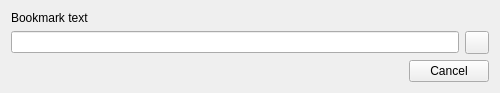
<?xml version="1.0" encoding="UTF-8"?>
<ui version="4.0">
 <class>BookmarkDialog</class>
 <widget class="QWidget" name="BookmarkDialog">
  <property name="geometry">
   <rect>
    <x>0</x>
    <y>0</y>
    <width>500</width>
    <height>93</height>
   </rect>
  </property>
  <property name="minimumSize">
   <size>
    <width>500</width>
    <height>0</height>
   </size>
  </property>
  <property name="maximumSize">
   <size>
    <width>500</width>
    <height>16777215</height>
   </size>
  </property>
  <property name="windowTitle">
   <string/>
  </property>
  <layout class="QGridLayout" name="gridLayout">
   <item row="0" column="0">
    <widget class="QLabel" name="label">
     <property name="text">
      <string>Bookmark text</string>
     </property>
    </widget>
   </item>
   <item row="1" column="0">
    <widget class="QLineEdit" name="bookmarkText"/>
   </item>
   <item row="1" column="1">
    <widget class="ColoredToolButton" name="bookmarkColor">
     <property name="text">
      <string/>
     </property>
     <property name="icon">
      <iconset resource="../../../../scenarist-core/Resources/Resources.qrc">
       <normaloff>:/Graphics/Iconset/square.svg</normaloff>:/Graphics/Iconset/square.svg</iconset>
     </property>
    </widget>
   </item>
   <item row="2" column="0" colspan="2">
    <widget class="QDialogButtonBox" name="buttons">
     <property name="standardButtons">
      <set>QDialogButtonBox::Cancel</set>
     </property>
    </widget>
   </item>
  </layout>
 </widget>
 <customwidgets>
  <customwidget>
   <class>ColoredToolButton</class>
   <extends>QToolButton</extends>
   <header location="global">3rd_party/Widgets/ColoredToolButton/ColoredToolButton.h</header>
  </customwidget>
 </customwidgets>
 <tabstops>
  <tabstop>bookmarkText</tabstop>
  <tabstop>bookmarkColor</tabstop>
 </tabstops>
 <resources>
  <include location="../../../../scenarist-core/Resources/Resources.qrc"/>
 </resources>
 <connections/>
</ui>
